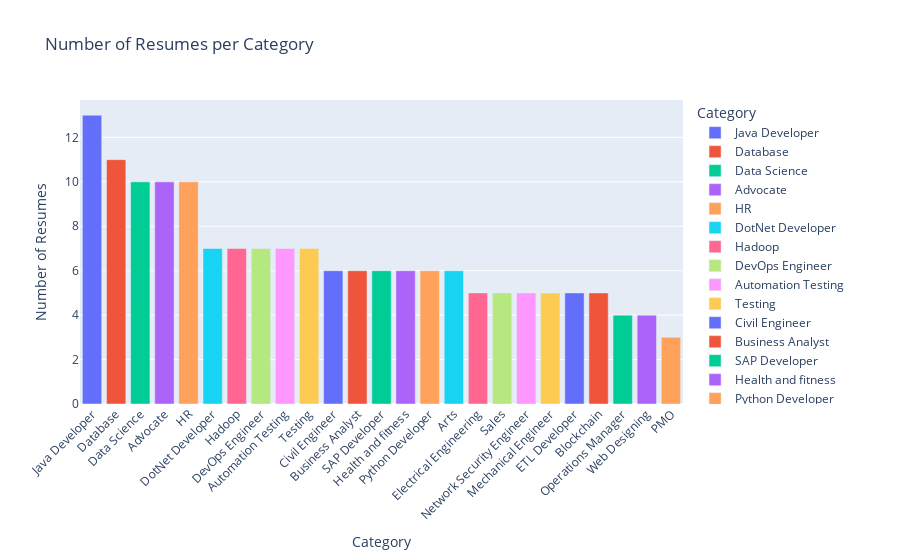

The notebook cell saved with this chart:
### Code cell
# Plot with Plotly
fig = px.bar(
    category_counts,
    x='Category',
    y='Count',
    title='Number of Resumes per Category',
    labels={'Count': 'Number of Resumes', 'Category': 'Category'},
    color='Category'
)
fig.update_layout(xaxis_tickangle=-45)
fig.show()

### Figure 1 — Plotly figure (JSON) as saved in the notebook; plotly's stock layout.template omitted (floating-point values rounded to 4 significant figures)
{"data": [{"hovertemplate": "Category=%{x}<br>Number of Resumes=%{y}<extra></extra>", "legendgroup": "Java Developer", "marker": {"color": "#636efa", "pattern": {"shape": ""}}, "name": "Java Developer", "orientation": "v", "showlegend": true, "textposition": "auto", "type": "bar", "x": ["Java Developer"], "xaxis": "x", "y": [13], "yaxis": "y"}, {"hovertemplate": "Category=%{x}<br>Number of Resumes=%{y}<extra></extra>", "legendgroup": "Database", "marker": {"color": "#EF553B", "pattern": {"shape": ""}}, "name": "Database", "orientation": "v", "showlegend": true, "textposition": "auto", "type": "bar", "x": ["Database"], "xaxis": "x", "y": [11], "yaxis": "y"}, {"hovertemplate": "Category=%{x}<br>Number of Resumes=%{y}<extra></extra>", "legendgroup": "Data Science", "marker": {"color": "#00cc96", "pattern": {"shape": ""}}, "name": "Data Science", "orientation": "v", "showlegend": true, "textposition": "auto", "type": "bar", "x": ["Data Science"], "xaxis": "x", "y": [10], "yaxis": "y"}, {"hovertemplate": "Category=%{x}<br>Number of Resumes=%{y}<extra></extra>", "legendgroup": "Advocate", "marker": {"color": "#ab63fa", "pattern": {"shape": ""}}, "name": "Advocate", "orientation": "v", "showlegend": true, "textposition": "auto", "type": "bar", "x": ["Advocate"], "xaxis": "x", "y": [10], "yaxis": "y"}, {"hovertemplate": "Category=%{x}<br>Number of Resumes=%{y}<extra></extra>", "legendgroup": "HR", "marker": {"color": "#FFA15A", "pattern": {"shape": ""}}, "name": "HR", "orientation": "v", "showlegend": true, "textposition": "auto", "type": "bar", "x": ["HR"], "xaxis": "x", "y": [10], "yaxis": "y"}, {"hovertemplate": "Category=%{x}<br>Number of Resumes=%{y}<extra></extra>", "legendgroup": "DotNet Developer", "marker": {"color": "#19d3f3", "pattern": {"shape": ""}}, "name": "DotNet Developer", "orientation": "v", "showlegend": true, "textposition": "auto", "type": "bar", "x": ["DotNet Developer"], "xaxis": "x", "y": [7], "yaxis": "y"}, {"hovertemplate": "Category=%{x}<br>Number of Resumes=%{y}<extra></extra>", "legendgroup": "Hadoop", "marker": {"color": "#FF6692", "pattern": {"shape": ""}}, "name": "Hadoop", "orientation": "v", "showlegend": true, "textposition": "auto", "type": "bar", "x": ["Hadoop"], "xaxis": "x", "y": [7], "yaxis": "y"}, {"hovertemplate": "Category=%{x}<br>Number of Resumes=%{y}<extra></extra>", "legendgroup": "DevOps Engineer", "marker": {"color": "#B6E880", "pattern": {"shape": ""}}, "name": "DevOps Engineer", "orientation": "v", "showlegend": true, "textposition": "auto", "type": "bar", "x": ["DevOps Engineer"], "xaxis": "x", "y": [7], "yaxis": "y"}, {"hovertemplate": "Category=%{x}<br>Number of Resumes=%{y}<extra></extra>", "legendgroup": "Automation Testing", "marker": {"color": "#FF97FF", "pattern": {"shape": ""}}, "name": "Automation Testing", "orientation": "v", "showlegend": true, "textposition": "auto", "type": "bar", "x": ["Automation Testing"], "xaxis": "x", "y": [7], "yaxis": "y"}, {"hovertemplate": "Category=%{x}<br>Number of Resumes=%{y}<extra></extra>", "legendgroup": "Testing", "marker": {"color": "#FECB52", "pattern": {"shape": ""}}, "name": "Testing", "orientation": "v", "showlegend": true, "textposition": "auto", "type": "bar", "x": ["Testing"], "xaxis": "x", "y": [7], "yaxis": "y"}, {"hovertemplate": "Category=%{x}<br>Number of Resumes=%{y}<extra></extra>", "legendgroup": "Civil Engineer", "marker": {"color": "#636efa", "pattern": {"shape": ""}}, "name": "Civil Engineer", "orientation": "v", "showlegend": true, "textposition": "auto", "type": "bar", "x": ["Civil Engineer"], "xaxis": "x", "y": [6], "yaxis": "y"}, {"hovertemplate": "Category=%{x}<br>Number of Resumes=%{y}<extra></extra>", "legendgroup": "Business Analyst", "marker": {"color": "#EF553B", "pattern": {"shape": ""}}, "name": "Business Analyst", "orientation": "v", "showlegend": true, "textposition": "auto", "type": "bar", "x": ["Business Analyst"], "xaxis": "x", "y": [6], "yaxis": "y"}, {"hovertemplate": "Category=%{x}<br>Number of Resumes=%{y}<extra></extra>", "legendgroup": "SAP Developer", "marker": {"color": "#00cc96", "pattern": {"shape": ""}}, "name": "SAP Developer", "orientation": "v", "showlegend": true, "textposition": "auto", "type": "bar", "x": ["SAP Developer"], "xaxis": "x", "y": [6], "yaxis": "y"}, {"hovertemplate": "Category=%{x}<br>Number of Resumes=%{y}<extra></extra>", "legendgroup": "Health and fitness", "marker": {"color": "#ab63fa", "pattern": {"shape": ""}}, "name": "Health and fitness", "orientation": "v", "showlegend": true, "textposition": "auto", "type": "bar", "x": ["Health and fitness"], "xaxis": "x", "y": [6], "yaxis": "y"}, {"hovertemplate": "Category=%{x}<br>Number of Resumes=%{y}<extra></extra>", "legendgroup": "Python Developer", "marker": {"color": "#FFA15A", "pattern": {"shape": ""}}, "name": "Python Developer", "orientation": "v", "showlegend": true, "textposition": "auto", "type": "bar", "x": ["Python Developer"], "xaxis": "x", "y": [6], "yaxis": "y"}, {"hovertemplate": "Category=%{x}<br>Number of Resumes=%{y}<extra></extra>", "legendgroup": "Arts", "marker": {"color": "#19d3f3", "pattern": {"shape": ""}}, "name": "Arts", "orientation": "v", "showlegend": true, "textposition": "auto", "type": "bar", "x": ["Arts"], "xaxis": "x", "y": [6], "yaxis": "y"}, {"hovertemplate": "Category=%{x}<br>Number of Resumes=%{y}<extra></extra>", "legendgroup": "Electrical Engineering", "marker": {"color": "#FF6692", "pattern": {"shape": ""}}, "name": "Electrical Engineering", "orientation": "v", "showlegend": true, "textposition": "auto", "type": "bar", "x": ["Electrical Engineering"], "xaxis": "x", "y": [5], "yaxis": "y"}, {"hovertemplate": "Category=%{x}<br>Number of Resumes=%{y}<extra></extra>", "legendgroup": "Sales", "marker": {"color": "#B6E880", "pattern": {"shape": ""}}, "name": "Sales", "orientation": "v", "showlegend": true, "textposition": "auto", "type": "bar", "x": ["Sales"], "xaxis": "x", "y": [5], "yaxis": "y"}, {"hovertemplate": "Category=%{x}<br>Number of Resumes=%{y}<extra></extra>", "legendgroup": "Network Security Engineer", "marker": {"color": "#FF97FF", "pattern": {"shape": ""}}, "name": "Network Security Engineer", "orientation": "v", "showlegend": true, "textposition": "auto", "type": "bar", "x": ["Network Security Engineer"], "xaxis": "x", "y": [5], "yaxis": "y"}, {"hovertemplate": "Category=%{x}<br>Number of Resumes=%{y}<extra></extra>", "legendgroup": "Mechanical Engineer", "marker": {"color": "#FECB52", "pattern": {"shape": ""}}, "name": "Mechanical Engineer", "orientation": "v", "showlegend": true, "textposition": "auto", "type": "bar", "x": ["Mechanical Engineer"], "xaxis": "x", "y": [5], "yaxis": "y"}, {"hovertemplate": "Category=%{x}<br>Number of Resumes=%{y}<extra></extra>", "legendgroup": "ETL Developer", "marker": {"color": "#636efa", "pattern": {"shape": ""}}, "name": "ETL Developer", "orientation": "v", "showlegend": true, "textposition": "auto", "type": "bar", "x": ["ETL Developer"], "xaxis": "x", "y": [5], "yaxis": "y"}, {"hovertemplate": "Category=%{x}<br>Number of Resumes=%{y}<extra></extra>", "legendgroup": "Blockchain", "marker": {"color": "#EF553B", "pattern": {"shape": ""}}, "name": "Blockchain", "orientation": "v", "showlegend": true, "textposition": "auto", "type": "bar", "x": ["Blockchain"], "xaxis": "x", "y": [5], "yaxis": "y"}, {"hovertemplate": "Category=%{x}<br>Number of Resumes=%{y}<extra></extra>", "legendgroup": "Operations Manager", "marker": {"color": "#00cc96", "pattern": {"shape": ""}}, "name": "Operations Manager", "orientation": "v", "showlegend": true, "textposition": "auto", "type": "bar", "x": ["Operations Manager"], "xaxis": "x", "y": [4], "yaxis": "y"}, {"hovertemplate": "Category=%{x}<br>Number of Resumes=%{y}<extra></extra>", "legendgroup": "Web Designing", "marker": {"color": "#ab63fa", "pattern": {"shape": ""}}, "name": "Web Designing", "orientation": "v", "showlegend": true, "textposition": "auto", "type": "bar", "x": ["Web Designing"], "xaxis": "x", "y": [4], "yaxis": "y"}, {"hovertemplate": "Category=%{x}<br>Number of Resumes=%{y}<extra></extra>", "legendgroup": "PMO", "marker": {"color": "#FFA15A", "pattern": {"shape": ""}}, "name": "PMO", "orientation": "v", "showlegend": true, "textposition": "auto", "type": "bar", "x": ["PMO"], "xaxis": "x", "y": [3], "yaxis": "y"}], "layout": {"autosize": true, "barmode": "relative", "legend": {"title": {"text": "Category"}, "tracegroupgap": 0}, "title": {"text": "Number of Resumes per Category"}, "xaxis": {"anchor": "y", "autorange": true, "categoryarray": ["Java Developer", "Database", "Data Science", "Advocate", "HR", "DotNet Developer", "Hadoop", "DevOps Engineer", "Automation Testing", "Testing", "Civil Engineer", "Business Analyst", "SAP Developer", "Health and fitness", "Python Developer", "Arts", "Electrical Engineering", "Sales", "Network Security Engineer", "Mechanical Engineer", "ETL Developer", "Blockchain", "Operations Manager", "Web Designing", "PMO"], "categoryorder": "array", "domain": [0, 1], "range": [-0.5, 24.5], "tickangle": -45, "title": {"text": "Category"}, "type": "category"}, "yaxis": {"anchor": "x", "autorange": true, "domain": [0, 1], "range": [0, 13.68], "title": {"text": "Number of Resumes"}, "type": "linear"}}}
